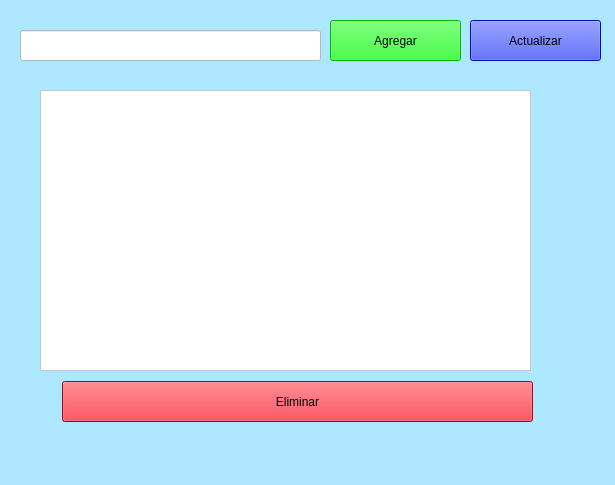
<?xml version="1.0" encoding="UTF-8"?>
<ui version="4.0">
 <class>MainWindow</class>
 <widget class="QMainWindow" name="MainWindow">
  <property name="geometry">
   <rect>
    <x>0</x>
    <y>0</y>
    <width>615</width>
    <height>485</height>
   </rect>
  </property>
  <property name="windowTitle">
   <string>MainWindow</string>
  </property>
  <property name="styleSheet">
   <string notr="true">background-color: rgb(172, 232, 255);</string>
  </property>
  <widget class="QWidget" name="centralwidget">
   <widget class="QLineEdit" name="edtTarea">
    <property name="geometry">
     <rect>
      <x>20</x>
      <y>30</y>
      <width>301</width>
      <height>31</height>
     </rect>
    </property>
    <property name="styleSheet">
     <string notr="true">background-color: rgb(255, 255, 255);</string>
    </property>
   </widget>
   <widget class="QPushButton" name="btnAgregar">
    <property name="geometry">
     <rect>
      <x>330</x>
      <y>20</y>
      <width>131</width>
      <height>41</height>
     </rect>
    </property>
    <property name="styleSheet">
     <string notr="true">background-color: rgb(0, 255, 0);</string>
    </property>
    <property name="text">
     <string>Agregar</string>
    </property>
   </widget>
   <widget class="QListWidget" name="lstTareas">
    <property name="geometry">
     <rect>
      <x>40</x>
      <y>90</y>
      <width>491</width>
      <height>281</height>
     </rect>
    </property>
    <property name="styleSheet">
     <string notr="true">background-color: rgb(255, 255, 255);
color: rgb(0, 0, 0);</string>
    </property>
   </widget>
   <widget class="QPushButton" name="btnEliminar">
    <property name="geometry">
     <rect>
      <x>62</x>
      <y>381</y>
      <width>471</width>
      <height>41</height>
     </rect>
    </property>
    <property name="styleSheet">
     <string notr="true">background-color: rgb(255, 0, 13);</string>
    </property>
    <property name="text">
     <string>Eliminar</string>
    </property>
   </widget>
   <widget class="QPushButton" name="btnActualizar">
    <property name="geometry">
     <rect>
      <x>470</x>
      <y>20</y>
      <width>131</width>
      <height>41</height>
     </rect>
    </property>
    <property name="styleSheet">
     <string notr="true">background-color: rgb(0, 23, 255);</string>
    </property>
    <property name="text">
     <string>Actualizar</string>
    </property>
   </widget>
  </widget>
  <widget class="QMenuBar" name="menubar">
   <property name="geometry">
    <rect>
     <x>0</x>
     <y>0</y>
     <width>615</width>
     <height>33</height>
    </rect>
   </property>
  </widget>
  <widget class="QStatusBar" name="statusbar"/>
 </widget>
 <resources/>
 <connections/>
</ui>
